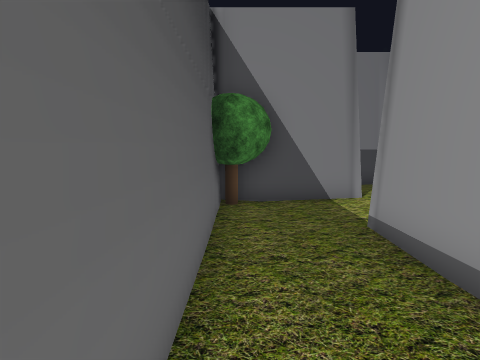
View 1 (above)

20 first-person views from a walk through a scene from a Unity 3-D project. The camera is 1.5 m above the floor, tilts 6° down and sees 80° across. The floor is counted in squares, 1 m on a side. Each view is taken from the middle of a square. On the plan, view 1 faces up. The plan holds only what a view shows up to about 14 squares ahead; the rest is blank. The place goes on beyond the plan. Some trees and plants on the terrain are drawn as simple stand-ins. The player character is not drawn.

View 2
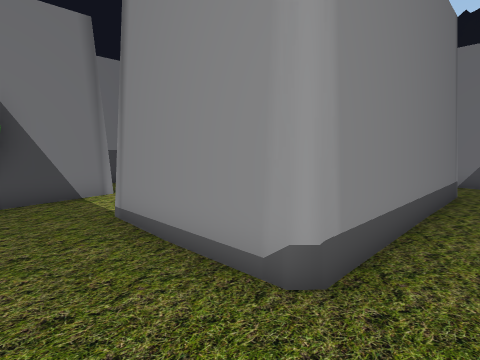

View 3
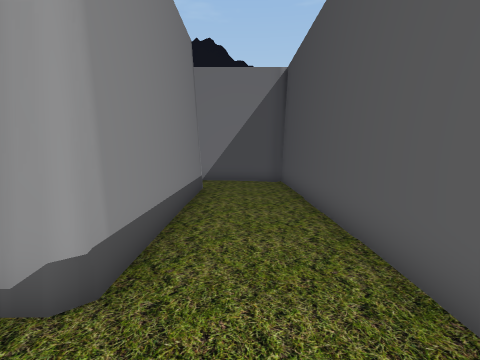

View 4
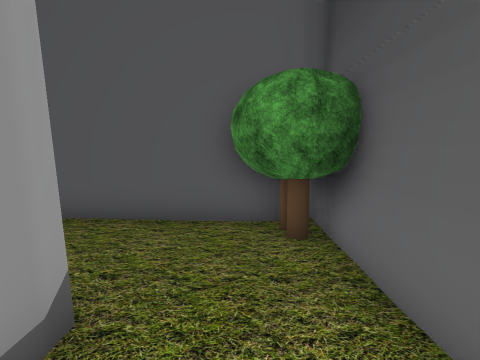

View 5
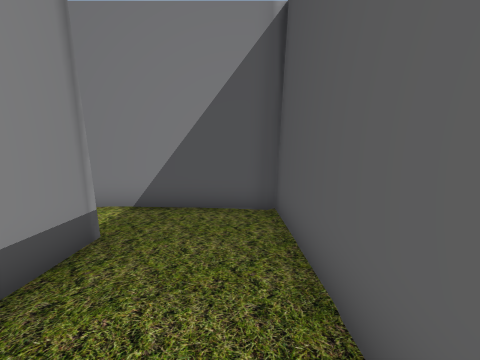

View 6
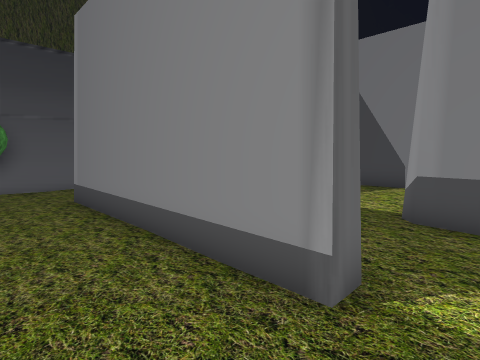

View 7
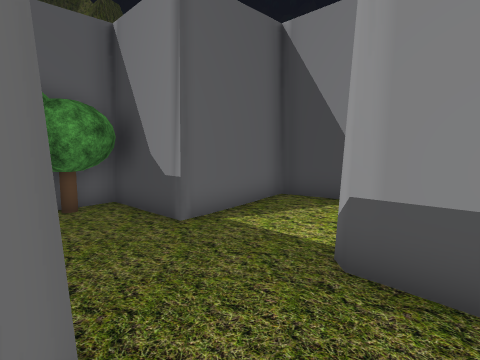

View 8
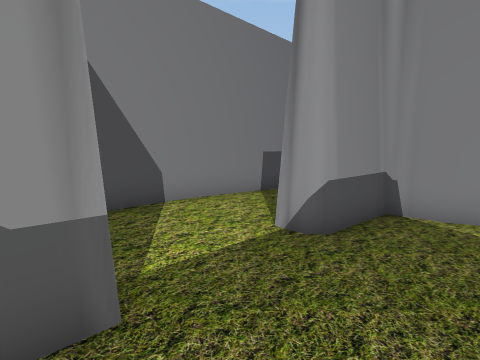

View 9
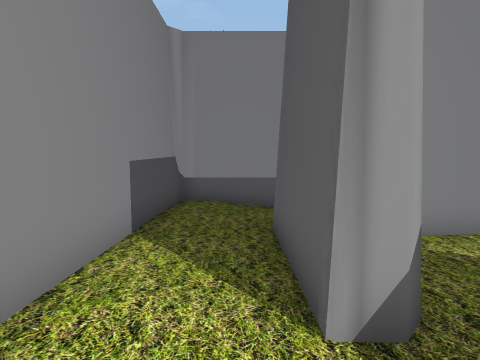

View 10
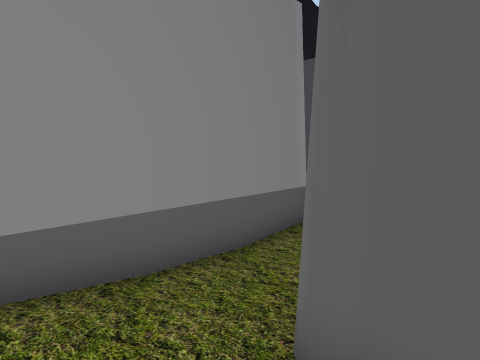

View 11
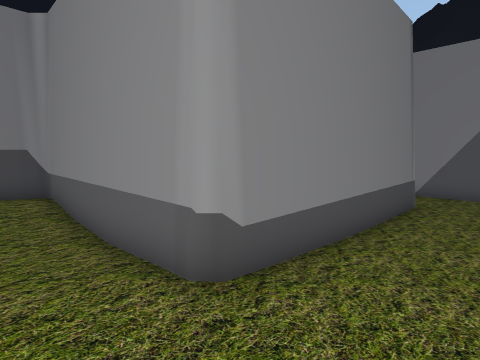

View 12
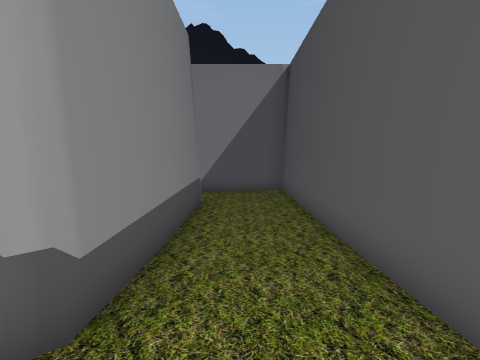

View 13
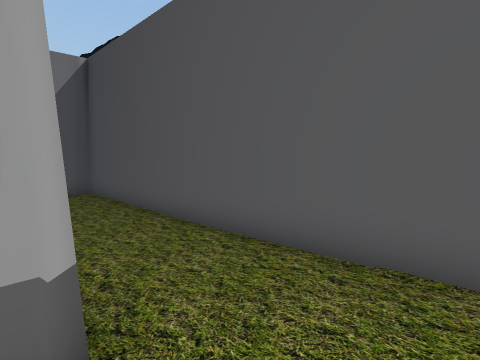

View 14
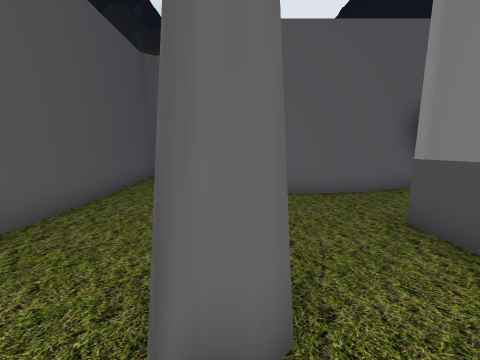

View 15
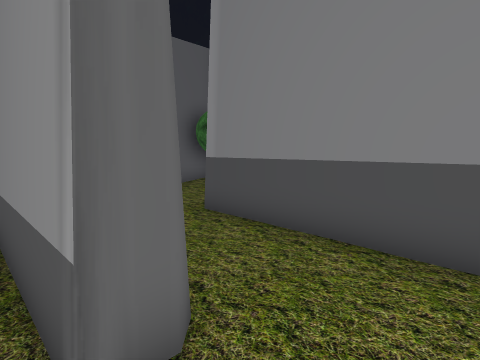

View 16
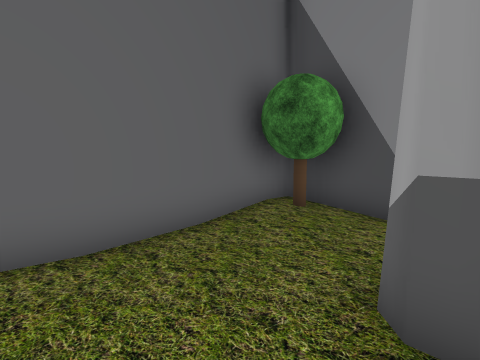

View 17
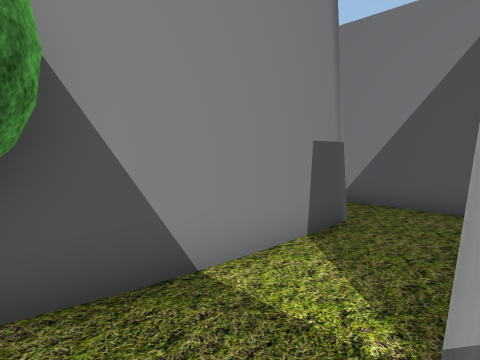

View 18
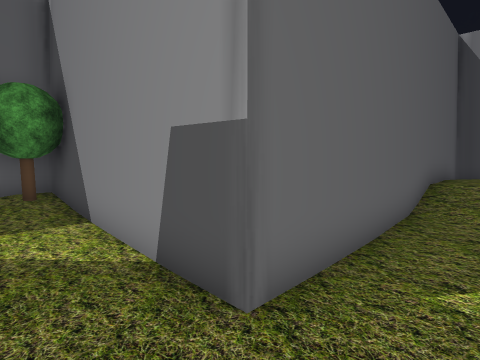

View 19
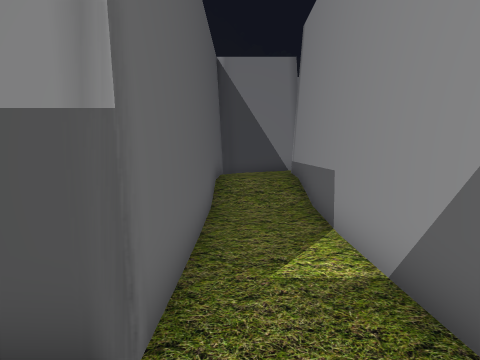

View 20
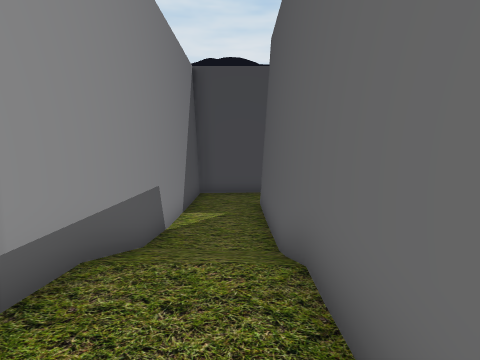

### Floor plan
Key: @ floor where view 1 was taken; # wall or solid block; . main floor; : floor 0.25 m higher than the main floor; - floor 0.25 m lower than the main floor; + floor 0.5 m higher than the main floor; / step, stairs or slope; T tree; O other object.
Columns run from 1 left of view 1 to 28 right of it. Each row starts with its distance up from view 1.
 19                           ####
 18                           #:
 17                           #:+
 16                           #:+#
 15                           #::#
 14                           #//#
 13                           #-/#
 12       ##                  #--#
 11       #                   #--#
 10                           #--#
  9                           #--#
  8 #T###   ###################--#
  7 #T..:   #:::::::::#TT.-------#
  6 #....   #::::::...##.--------#
  5 #..##  ##::.####..##---#  ####
  4 #..######...####..##---######
  3 #..##O........##..##---------
  2 #..##O........##..##---------
  1 #..#########..##..#########--#
  0 #@..########..##..#########--#
 -1 #.............##.....--------#
 -2 #T............##.....--------#
 -3 #T############################

Positions as (right, up) in squares from view 1, and headings:
1: (0, 0), facing up
2: (0, -1), facing up-right
3: (0, -1), facing right
4: (1, 3), facing down
5: (6, -2), facing right
6: (12, -2), facing up-left
7: (12, 1), facing up-left
8: (6, 2), facing up-right
9: (8, 6), facing right
10: (13, 7), facing down-right
11: (15, -2), facing up-right
12: (15, -1), facing right
13: (15, 1), facing down-right
14: (27, 1), facing left
15: (27, 0), facing up-left
16: (22, 2), facing up-left
17: (19, 5), facing up-right
18: (27, 6), facing up-left
19: (26, 6), facing up
20: (26, 18), facing down
